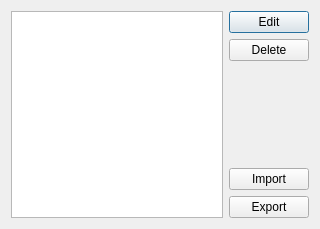
<?xml version="1.0" encoding="UTF-8"?>
<ui version="4.0">
 <class>Dialog</class>
 <widget class="QDialog" name="Dialog">
  <property name="geometry">
   <rect>
    <x>0</x>
    <y>0</y>
    <width>320</width>
    <height>229</height>
   </rect>
  </property>
  <property name="windowTitle">
   <string>Manage MIDI configurations</string>
  </property>
  <layout class="QGridLayout" name="gridLayout">
   <item row="0" column="0">
    <widget class="QListWidget" name="list"/>
   </item>
   <item row="0" column="1">
    <layout class="QVBoxLayout" name="verticalLayout">
     <item>
      <widget class="QPushButton" name="editButton">
       <property name="text">
        <string>Edit</string>
       </property>
      </widget>
     </item>
     <item>
      <widget class="QPushButton" name="deleteButton">
       <property name="text">
        <string>Delete</string>
       </property>
      </widget>
     </item>
     <item>
      <spacer name="verticalSpacer">
       <property name="orientation">
        <enum>Qt::Vertical</enum>
       </property>
       <property name="sizeHint" stdset="0">
        <size>
         <width>20</width>
         <height>40</height>
        </size>
       </property>
      </spacer>
     </item>
     <item>
      <widget class="QPushButton" name="importButton">
       <property name="text">
        <string>Import</string>
       </property>
      </widget>
     </item>
     <item>
      <widget class="QPushButton" name="exportButton">
       <property name="text">
        <string>Export</string>
       </property>
      </widget>
     </item>
    </layout>
   </item>
  </layout>
 </widget>
 <resources/>
 <connections/>
</ui>
